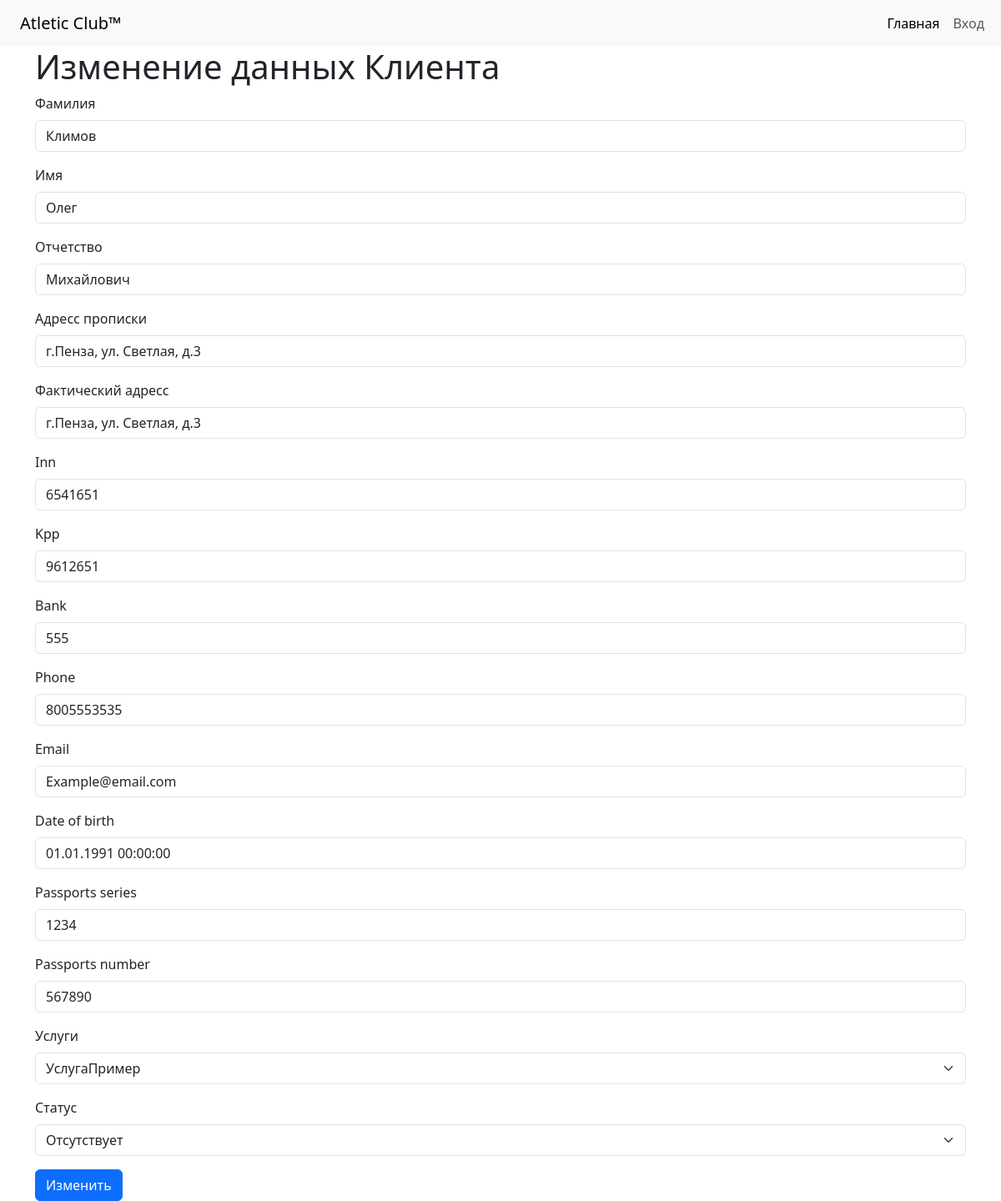
The page /clients/1/update on the database its author committed.
### diplom/clients/models.py (models this page shows, shortened)
class Clients(models.Model):
    date = models.DateTimeField(auto_now_add=True)
    last_name = models.CharField(max_length=250, verbose_name='Фамилия')
    first_name = models.CharField(max_length=250, verbose_name='Имя')
    patronymic = models.CharField(max_length=250, verbose_name='Отчетство')
    legal_adress = models.CharField(max_length=250, verbose_name='Адресс прописки')
    physical_adress = models.CharField(max_length=250, verbose_name='Фактический адресс')
    inn = models.IntegerField()
    kpp = models.IntegerField()
    bank = models.IntegerField()
    phone = models.CharField(max_length=14)
    email = models.EmailField()
    date_of_birth = models.DateTimeField()
    passports_series = models.IntegerField()
    passports_number = models.IntegerField()
    services = models.ForeignKey(Services, on_delete=models.DO_NOTHING, verbose_name='Услуги')
    user_state = models.ForeignKey(Status, on_delete=models.DO_NOTHING, verbose_name='Статус')

### diplom/clients/views.py (the view)
# urls.py: path('<int:pk>/update', views.ClientUpdateView.as_view(), name='client_update'),
class ClientUpdateView(UpdateView):
    model = models.Clients
    form_class = CreateClientForm
    template_name = 'clients/client_update.html'
    success_url = reverse_lazy('client_list')

### diplom/clients/forms.py
class CreateClientForm(forms.ModelForm):
    class Meta:
        model = Clients
        fields = '__all__'

### diplom/manager/models.py (called while the page is built)
    def __str__(self):
        return self.name

### diplom/services/models.py (called while the page is built)
    def __str__(self):
        return self.name

### diplom/templates/clients/client_update.html (shortened to what this page needs)
{% extends 'base.html' %}
{% load django_bootstrap5 %}
{% block content %}
<form method="post" class="container">
    <h1>Изменение данных Клиента</h1>
    {% bootstrap_form form %}
    <button class="btn btn-primary" type="submit">Изменить</button>
</form>
{% endblock %}

### rows shown on the page
Clients: last_name "Климов", first_name "Олег", patronymic "Михайлович", legal_adress "г.Пенза, ул. Светлая, д.3", physical_adress "г.Пенза, ул. Светлая, д.3", inn "6541651", kpp "9612651", bank "555", phone "8005553535", email "Example@email.com", date_of_birth "01.01.1991 00:00:00", passports_series "1234", passports_number "567890", services "УслугаПример", user_state "Отсутствует"
